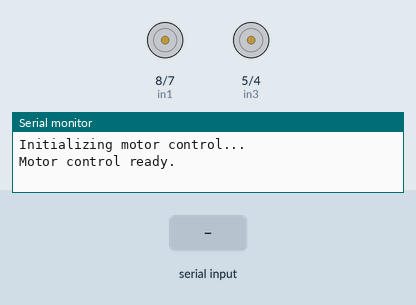
Recording of a sketch running on a simulated Arduino Uno, built with avr-gcc and run on an emulated ATmega328P. On the bench: motor-driver pin pairs drawn as motors (green arrow = first pin HIGH = forward, orange = second pin HIGH = backward, longer = more drive, scaled by the enable pin), the last lines printed to the serial monitor. Inputs (shaded band) come from the test bench.

Above: at 1.2 s.
1.3 s: "forward\n" received over Serial
2.8 s: "reverse\n" received over Serial
4.3 s: "speed 90\n" received over Serial
At 4.8 s:
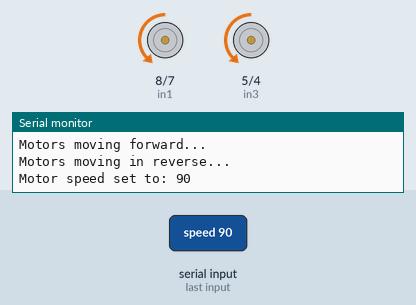
5.8 s: "forward\n" received over Serial
At 7.1 s:
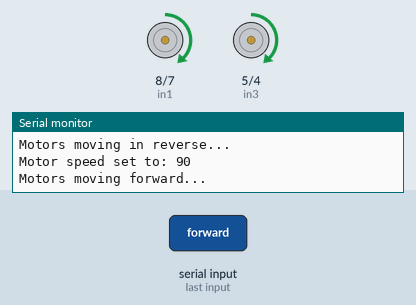
Timing chart, 0 to 8.3 s (numbered marks = the images above; inputs shaded):
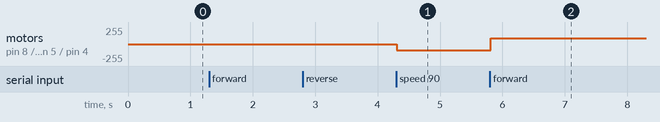

The sketch:

Dual_Motor_Control_Arduino.ino
```cpp
// Motor A connections
int enA = 9;
int in1 = 8;
int in2 = 7;

// Motor B connections
int enB = 3;
int in3 = 5;
int in4 = 4;

int motorSpeedA = 0; // Speed for Motor A (0 to 255)
int motorSpeedB = 0; // Speed for Motor B (0 to 255)

void setup() {
  // Initialize serial communication
  Serial.begin(9600);
  Serial.println("Initializing motor control...");

  // Set all motor control pins as outputs
  pinMode(enA, OUTPUT);
  pinMode(enB, OUTPUT);
  pinMode(in1, OUTPUT);
  pinMode(in2, OUTPUT);
  pinMode(in3, OUTPUT);
  pinMode(in4, OUTPUT);

  // Turn off motors initially
  digitalWrite(in1, LOW);
  digitalWrite(in2, LOW);
  digitalWrite(in3, LOW);
  digitalWrite(in4, LOW);

  Serial.println("Motor control ready.");
}

void loop() {
  if (Serial.available() > 0) {
    // Read user input from Serial Monitor
    String input = Serial.readStringUntil('\n');
    input.trim(); // Remove any whitespace or newline characters

    if (input.equalsIgnoreCase("forward")) {
      motorForward();
    } else if (input.equalsIgnoreCase("reverse")) {
      motorReverse();
    } else if (input.startsWith("speed ")) {
      int speed = input.substring(6).toInt(); // Extract speed value
      setMotorSpeed(speed);
    } else if (input.equalsIgnoreCase("stop")) {
      stopMotors();
    } else {
      Serial.println("Invalid command. Use: forward, reverse, speed <value>, or stop.");
    }
  }
}

// Move motors forward
void motorForward() {
  Serial.println("Motors moving forward...");
  digitalWrite(in1, HIGH);
  digitalWrite(in2, LOW);
  digitalWrite(in3, HIGH);
  digitalWrite(in4, LOW);
}

// Move motors in reverse
void motorReverse() {
  Serial.println("Motors moving in reverse...");
  digitalWrite(in1, LOW);
  digitalWrite(in2, HIGH);
  digitalWrite(in3, LOW);
  digitalWrite(in4, HIGH);
}

// Set motor speed
void setMotorSpeed(int speed) {
  if (speed < 0 || speed > 255) {
    Serial.println("Invalid speed. Enter a value between 0 and 255.");
    return;
  }
  motorSpeedA = speed;
  motorSpeedB = speed;
  analogWrite(enA, motorSpeedA);
  analogWrite(enB, motorSpeedB);
  Serial.print("Motor speed set to: ");
  Serial.println(speed);
}

// Stop all motors
void stopMotors() {
  Serial.println("Motors stopped.");
  digitalWrite(in1, LOW);
  digitalWrite(in2, LOW);
  digitalWrite(in3, LOW);
  digitalWrite(in4, LOW);
  analogWrite(enA, 0);
  analogWrite(enB, 0);
}
```

Measured:
- after the input at 4.3 s, motor on pin 8 (in1) / pin 7 (in2), motor on pin 5 (in3) / pin 4 (in4): stopped → backward 90/255 at once
- after the input at 5.8 s, motor on pin 8 (in1) / pin 7 (in2), motor on pin 5 (in3) / pin 4 (in4): backward 90/255 → forward 90/255 at once
